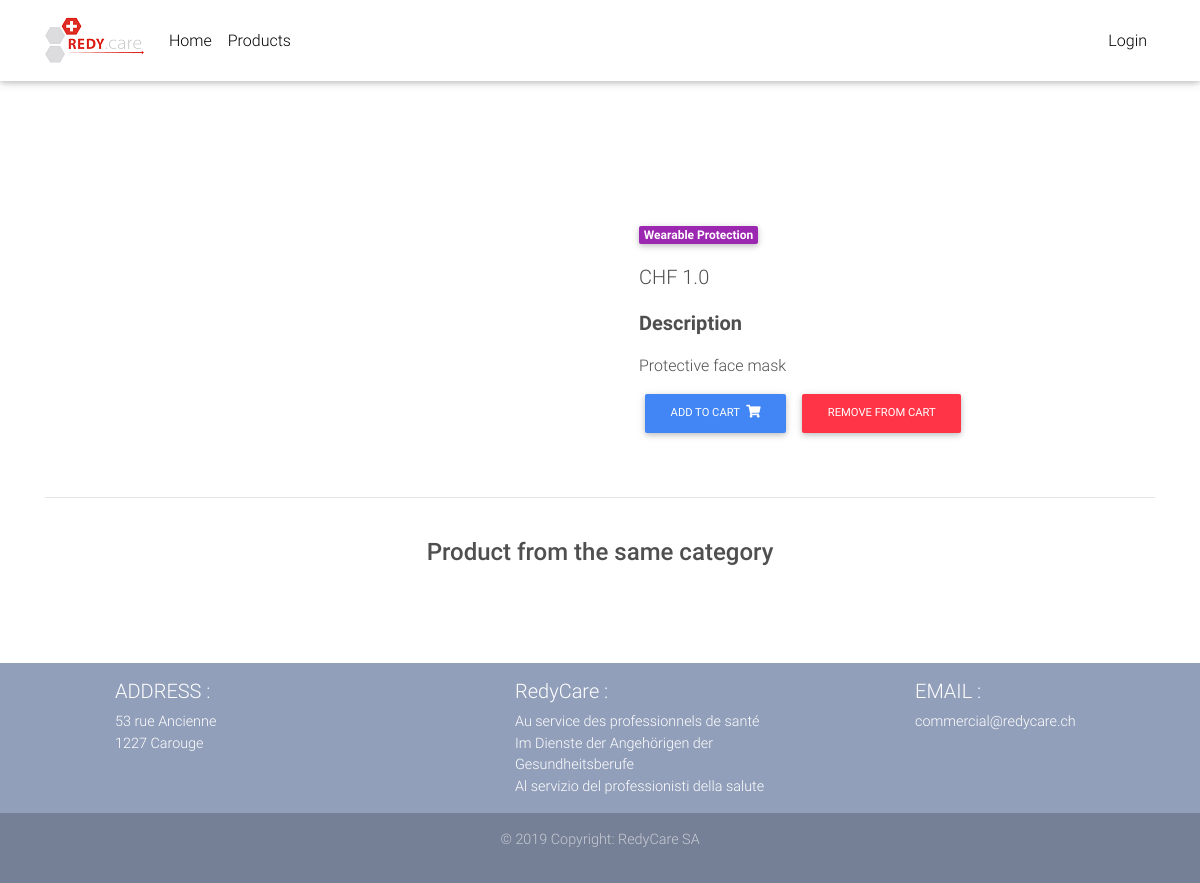
Page /product/Face_mask/ on the committed database.
### core/models.py (models this page shows, shortened)
class Item(models.Model):
    title = models.CharField(max_length=100)
    price = models.FloatField()
    discount_price = models.FloatField(blank=True, null=True)
    category = models.CharField(choices=CATEGORY_CHOICES, max_length=2)
    label = models.CharField(choices=LABEL_CHOICES, max_length=1)
    slug = models.SlugField()
    description = models.TextField()
    image = models.ImageField()
    def get_add_to_cart_url(self):
        return reverse("core:add-to-cart", kwargs={
            'slug': self.slug
        })
    def get_remove_from_cart_url(self):
        return reverse("core:remove-from-cart", kwargs={
            'slug': self.slug
        })

### core/views.py (the view)
# urls.py: path('product/<slug>/', ItemDetailView.as_view(), name='product'),
class ItemDetailView(DetailView):
    model = Item
    template_name = "product.html"

### templates/product.html (shortened to what this page needs)
{% extends "base.html" %}
{% block content %}
  <main class="mt-5 pt-4">
    <div class="container dark-grey-text mt-5">
      <div class="row wow fadeIn">
        <div class="col-md-6 mb-4">
        </div>
        <div class="col-md-6 mb-4">
          <div class="p-4">
            <div class="mb-3">
              <a href="">
                <span class="badge purple mr-1">{{ object.get_category_display }}</span>
              </a>
            </div>
            <p class="lead">
              {% if object.discount_price %}
              <span class="mr-1">
                <del>CHF {{ object.price }}</del>
              </span>
              <span>CHF {{ object.discount_price }}</span>
              {% else %}
              <span>CHF {{ object.price }}</span>
              {% endif %}
            </p>
            <p class="lead font-weight-bold">Description</p>
            <p>{{ object.description }}</p>
            <a href="{{ object.get_add_to_cart_url }}" class="btn btn-primary btn-md my-0 p">
              Add to cart
              <i class="fas fa-shopping-cart ml-1"></i>
            </a>
            <a href="{{ object.get_remove_from_cart_url }}" class="btn btn-danger btn-md my-0 p">
              Remove from cart
            </a>
          </div>
        </div>
      </div>
      <hr>
      <div class="row d-flex justify-content-center wow fadeIn">
        <div class="col-md-6 text-center">
          <h4 class="my-4 h4">Product from the same category</h4>
        </div>
      </div>
      <div class="row wow fadeIn">
        <div class="col-lg-4 col-md-12 mb-4">
        </div>
      </div>
    </div>
  </main>
{% endblock content %}

### rows in the picture
Item: category "Wearable Protection", price "1.0", description "Protective face mask"
